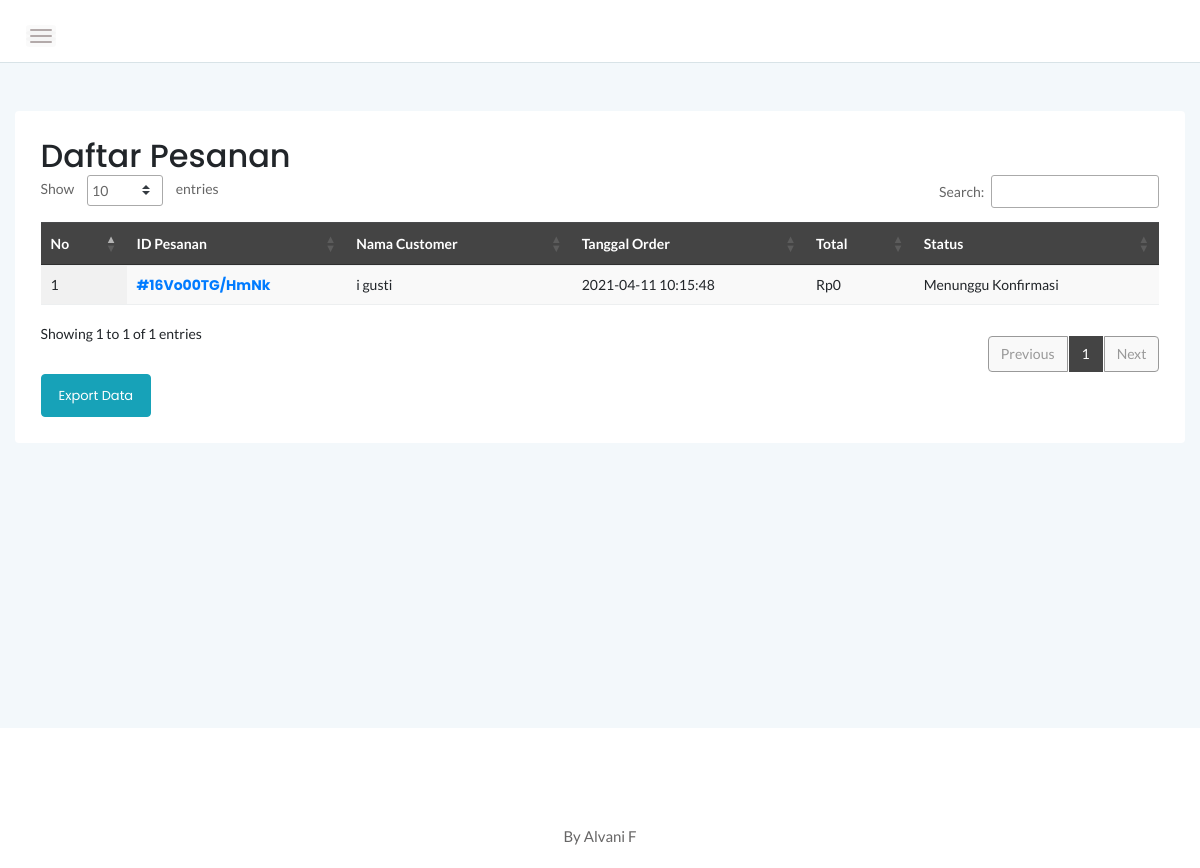
Screenshot of /admin/manageorder.php (signed in) with the database file from the repository.
### tables this page shows
CREATE TABLE `cart` (
  `idcart` int(11) NOT NULL,
  `orderid` varchar(100) NOT NULL,
  `userid` int(11) NOT NULL,
  `tglorder` timestamp NOT NULL DEFAULT current_timestamp(),
  `status` varchar(10) NOT NULL DEFAULT 'Cart'
);

### admin/manageorder.php (the view, shortened to what this page needs)
<?php
include '../dbconnect.php';
?>
<!doctype html>
<html class="no-js" lang="en">
<head>
  <link rel="stylesheet" href="assets/css/bootstrap.min.css">
  <link rel="stylesheet" href="assets/css/font-awesome.min.css">
  <link rel="stylesheet" href="assets/css/themify-icons.css">
  <link rel="stylesheet" href="assets/css/metisMenu.css">
  <link rel="stylesheet" href="assets/css/owl.carousel.min.css">
  <link rel="stylesheet" href="assets/css/slicknav.min.css">
  <link rel="stylesheet" href="https://www.amcharts.com/lib/3/plugins/export/export.css" type="text/css" media="all" />
  <link rel="stylesheet" type="text/css" href="https://cdn.datatables.net/1.10.20/css/jquery.dataTables.min.css">
  <link rel="stylesheet" type="text/css" href="https://cdn.datatables.net/1.10.20/css/jquery.dataTables.css">
  <link rel="stylesheet" type="text/css" href="https://cdn.datatables.net/1.10.20/css/dataTables.bootstrap4.min.css">
  <link rel="stylesheet" type="text/css" href="https://cdn.datatables.net/responsive/2.2.3/css/responsive.bootstrap.min.css">
  <link rel="stylesheet" type="text/css" href="https://cdn.datatables.net/responsive/2.2.3/css/responsive.jqueryui.min.css">
  <link rel="stylesheet" type="text/css" href="https://cdn.datatables.net/buttons/1.5.2/css/buttons.dataTables.min.css">
  <link rel="stylesheet" href="assets/css/typography.css">
  <link rel="stylesheet" href="assets/css/default-css.css">
  <link rel="stylesheet" href="assets/css/styles.css">
  <link rel="stylesheet" href="assets/css/responsive.css">
</head>
<body>
          <div class="page-container">
        <div class="main-content">
          <div class="header-area">
            <div class="row align-items-center">
              <div class="col-md-6 col-sm-8 clearfix">
                <div class="nav-btn pull-left">
                  <span></span>
                  <span></span>
                  <span></span>
                </div>
              </div>
              <div class="col-md-6 col-sm-4 clearfix">
              </div>
            </div>
          </div>
          <div class="main-content-inner">
            <div class="row mt-5 mb-5">
              <div class="col-12">
                <div class="card">
                  <div class="card-body">
                    <div class="d-sm-flex justify-content-between align-items-center">
                     <h2>Daftar Pesanan</h2>
                   </div>
                   <div class="data-tables datatable-dark">
                     <table id="dataTable3" class="display" style="width:100%"><thead class="thead-dark">
                       <tr>
                        <th>No</th>
                        <th>ID Pesanan</th>
                        <th>Nama Customer</th>
                        <th>Tanggal Order</th>
                        <th>Total</th>
                        <th>Status</th>
                      </tr></thead><tbody>
                       <?php
                       $brgs=mysqli_query($conn,"SELECT * from cart c, login l where c.userid=l.userid and status!='Cart' and status!='Selesai' order by idcart ASC");
                       $no=1;
                       while($p=mysqli_fetch_array($brgs)){
                         $orderids = $p['orderid'];
                         ?>
                         <tr>
                           <td><?php echo $no++ ?></td>
                           <td><strong><a href="order.php?orderid=<?php echo $p['orderid'] ?>">#<?php echo $p['orderid'] ?></a></strong></td>
                           <td><?php echo $p['namalengkap'] ?></td>
                           <td><?php echo $p['tglorder'] ?></td>
                           <td>Rp<?php
                           $result1 = mysqli_query($conn,"SELECT SUM(d.qty*p.hargaafter) AS count FROM detailorder d, produk p where orderid='$orderids' and p.idproduk=d.idproduk order by d.idproduk ASC");
                           $cekrow = mysqli_num_rows($result1);
                           $row1 = mysqli_fetch_assoc($result1);
                           $count = $row1['count'];
                           if($cekrow > 0){
                             echo number_format($count);
                           } else {
                            echo 'No data';
                          }?></td>
                          <td><?php
                          $orders = $p['orderid'];
                          $cekkonfirmasipembayaran = mysqli_query($conn,"select * from konfirmasi where orderid='$orders'");
                          $cekroww = mysqli_num_rows($cekkonfirmasipembayaran);
                          if($cekroww > 0){
                            echo 'Confirmed';
                          } else {
                            if($p['status']!='Pengiriman'){
                             echo "Menunggu Konfirmasi";
                           } else {
                             echo "Pengiriman";
                           };
                         }
                         ?></td>
                       </tr>
                       <?php
                     }
                     ?>
                   </tbody>
                 </table>
               </div>
               <a href="datapesanan.php" target="_blank" class="btn btn-info">Export Data</a>
             </div>
           </div>
         </div>
       </div>
     </div>
   </div>
 </div>
 <footer>
  <div class="footer-area">
    <p>By Alvani F</p>
  </div>
</footer>
</body>
</html>

### admin/assets/css/typography.css (style rules this page uses)
body { font-size: 14px; font-family: 'Lato', sans-serif; }
h1, h2, h3, h4, h5, h6 { margin: 0; font-family: 'Poppins', sans-serif; }
p { font-family: 'Lato', sans-serif; font-size: 15px; line-height: 26px; color: #444; margin-bottom: 0; }
a, a:visited { text-decoration: none; transition: all 0.3s ease-in-out; -webkit-transition: all 0.3s ease-in-out; -moz-transition: all 0.3s ease-in-out; -o-transition: all 0.3s ease-in-out; outline: 0; font-family: 'Poppins', sans-serif; }

### admin/assets/css/default-css.css (style rules this page uses)
* { margin: 0; padding: 0; box-sizing: border-box; }
*, *:before, *:after { -moz-box-sizing: border-box; -webkit-box-sizing: border-box; box-sizing: border-box; }
html { -webkit-font-smoothing: antialiased; }
body { background: #fff; font-weight: normal; -webkit-font-smoothing: antialiased; -webkit-text-size-adjust: 100%; }
:root { --primary-color: #4336FB; }

### admin/assets/css/styles.css (style rules this page uses)
.page-container { width: 100%; height: 100%; min-height: 100vh; padding-left: 280px; -webkit-transition: padding-left 0.3s ease 0s; transition: padding-left 0.3s ease 0s; }
.card { border: none; border-radius: 4px; background-color: #fff; -webkit-transition: all 0.3s ease 0s; transition: all 0.3s ease 0s; }
.card-body { padding: 25.6px; padding: 1.6rem; }
.main-content { width: 100%; background: #F3F8FB; }
.main-content-inner { padding: 0 30px 50px; }
.header-area { padding: 15px 30px; background: #fff; border-bottom: 1px solid #d8e3e7; }
.nav-btn { margin-right: 30px; margin-top: 10px; cursor: pointer; }
.nav-btn span { display: block; width: 22px; height: 2px; background: #b3aaaa; margin: 4px 0; border-radius: 15px; -webkit-transition: all 0.3s ease 0s; transition: all 0.3s ease 0s; box-shadow: 0 0 0 4px rgba(99, 96, 96, 0.03); }
.footer-area { text-align: center; padding: 23px 0 19px; background: #fff; }
.footer-area p { color: #676666; margin-bottom: 0; }
.btn { padding: 11px 17px; font-size: 13px; letter-spacing: 0; }
table tr th { border-bottom: none; }
table tr th, table tr td { border-top: 1px solid rgba(120, 130, 140, 0.13) !important; }
table.dataTable.no-footer { border-bottom: 1px solid rgba(120, 130, 140, 0.13) !important; }
table.dataTable thead th, table.dataTable thead td { border-bottom-color: transparent; }
.datatable-dark thead { background: #444; color: #fff; }

### admin/assets/css/responsive.css (style rules this page uses)
@media (min-width: 1200px) and (max-width: 1364px) { .main-content-inner { padding: 0 15px 50px; } }
@media (min-width: 1200px) and (max-width: 1364px) { .page-container, .sbar_collapsed.page-container { padding-left: 0; } }

### rows the page displays
cart: orderid "16Vo00TG/HmNk", userid.namalengkap "i gusti", tglorder "2021-04-11 10:15:48", count "0", status "Menunggu Konfirmasi"
